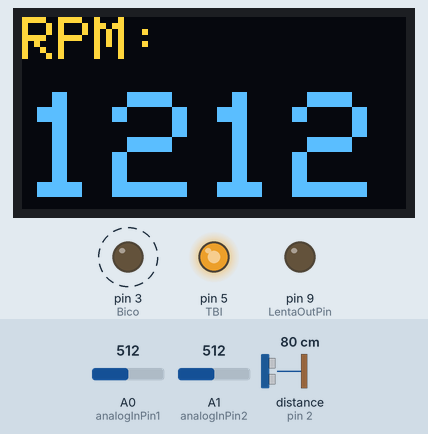
Bench run of a sketch on a simulated Arduino Uno, built with avr-gcc and run on an emulated ATmega328P. On the bench: 128×64 one-colour display, output pins drawn as LEDs (lit = HIGH). Wiring (inferred from the names in the program): range finder with pulse-width output: data pin 2. Dashed ring = blinking. Inputs (shaded band) come from the test bench; at power-on: A0 (analogInPin1) = 512, A1 (analogInPin2) = 512, distance to the obstacle (sensor on pin 2) 80 cm. The OLED is the two-colour kind (top 16 rows yellow); what the sketch prints to the serial monitor is not drawn.

Above: at 2.6 s.
2.7 s: A0 (analogInPin1) set to 716
At 5.8 s:
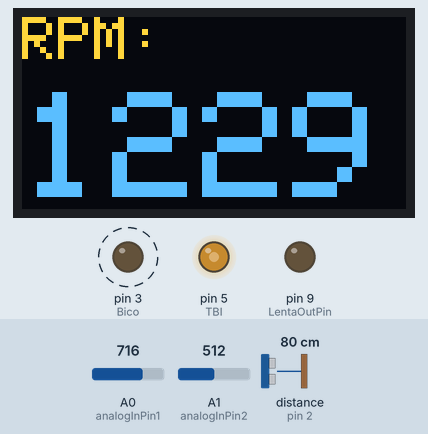
8.0 s: A1 (analogInPin2) set to 597
At 11.4 s:
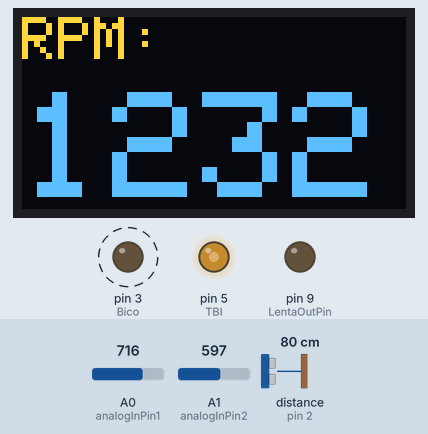
12.5 s: A1 (analogInPin2) set to 626
At 16.4 s:
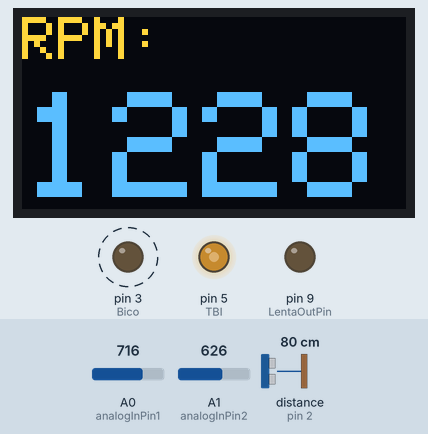
19.3 s: A0 (analogInPin1) set to 900
At 21.1 s:
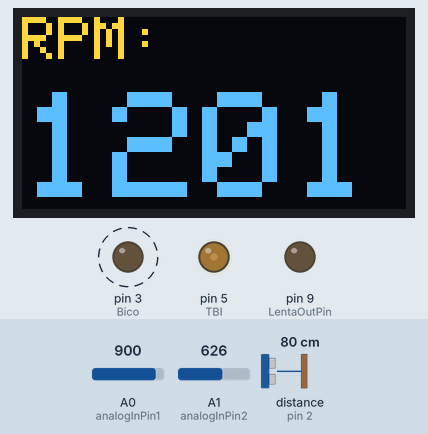
26.0 s: A0 (analogInPin1) set to 511
At 27.7 s:
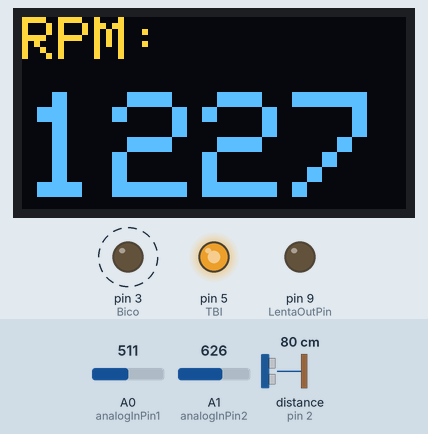
32.8 s: A0 (analogInPin1) set to 420
At 34.3 s:
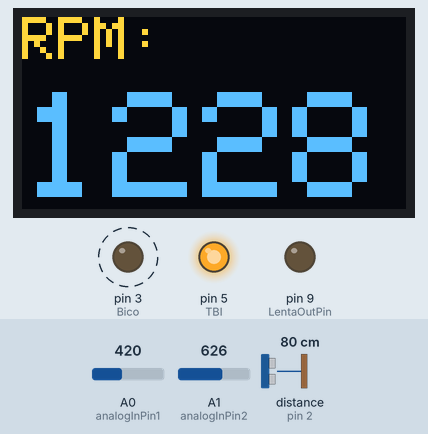
39.4 s: A0 (analogInPin1) set to 408
Timing chart, 0 to 47.2 s (numbered marks = the images above; inputs shaded):
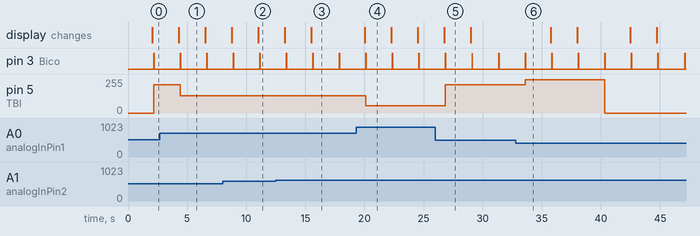

The sketch:

injecao_gaiola_v5.ino
```cpp
/*http://mundoprojetado.com.br/executar-duas-coisas-ao-mesmo-tempo/
  https://www.youtube.com/watch?v=AqfEu2cJrw0&t=166s
  https://www.youtube.com/watch?v=xpLw8xXlJKg&t=76s
  https://www.youtube.com/watch?v=L530rN5W9ow //transistor npn como funciona
  https://www.arduino.cc/en/pmwiki.php?n=Reference/If
  https://create.arduino.cc/projecthub/PracticeMakesBetter/easy-peasy-tachometer-20e73a
  https://hacksterio.s3.amazonaws.com/uploads/attachments/1057433/hall_sensor_vRoxwAejEW.JPG
  https://www.electronics-tutorials.ws/transistor/tran_4.html
  https://www.youtube.com/watch?v=pBgVsvhCzFM
  https://www.makerguides.com/character-i2c-lcd-arduino-tutorial/
  NPN,TIP35C, BASE Pino 1 recebe sinal pwm 5V que vem do arduino, COLETOR pino 2 sai o PWM NEGATIVO para acionar o NEGATIVO da BOBINA/MOTOR, EMISSOR Pino 3 ligado no negativo da bateria ...
  o GND do arduino tem de conectar direto no negativo da bateria... os POSITIVOS fica ligado direto nos 12v+
  TIP35C, o negativo eh pwm que vai pro bico, 12V+ liga direto
  Usar resistor 6R no positivo do bico de baixa pra não esquentar o bico...
  Pino com pwm no UNO 3, 5, 6, 9, 10, 11
  Pinagem pedal, da frente pra trás: fio 1 e 2 GND, fio 3 pedal -->A1, fio 4 e 5 positivo 5V+, fio 6 pedal -->A0
  || or arduino
  && and arduino
  /********************************************/

#include <Adafruit_SSD1306.h>
#include <splash.h>
#include <Wire.h>

# define TBI  5           //  Saida TBI
# define Bico 3           //  Saida Bico
# define TachInPin 2      //  Entrada RPM do modulo, usando TIP35
# define analogInPin1 A0  //  Entrada analogica do potenciometro1 do pedal, comanda TBI
# define analogInPin2 A1  //  Entrada analogica do potenciometro2 do pedal, comanda Bico
# define LentaOutPin 9    //  Saida solenoide lenta, comanda marcha lenta  (ar), sugestão IRF840 como driver, não precisa de resistor na saida do pino

void pwmTBI();    // Funçao que controla abertura da TBI
void pwmBico();   // Funçao que controla o pulsar do Bico
void RPM();       // Função do contagiro, RPM
void LENTA();     // Função de controle ar marcha lenta solenoide

int TempoTBI = 0;
int Tempo1 = 0;
int TempoLenta = 0;

/***************** RPM **********************/

#define OLED_WIDTH 128
#define OLED_HEIGHT 64
#define OLED_ADDR   0x3C // A very common address for these displays.
Adafruit_SSD1306 display(OLED_WIDTH, OLED_HEIGHT);
float value = 0;
float rev = 0;
int rpm;
int oldtime = 0;
int time;

void isr()          //interrupt service routine
{
  rev++;
}

/***************** CONFIG *******************/

const int a = 100; //Constante tempo desligado bico OFF, delay
const int b = 90;
const int c = 80;
const int d = 70;
const int e = 60;
const int f = 50;
const int g = 40;
const int h = 30;
const int i = 20;
const int j = 10;

const int TBImin = 45;    //TBI valor minimo map-pwm
const int TBImax = 165;   //TBI valor maximo map-pwm

const int Bicomin = 10;   //Bico valor minimo map-pwm
const int Bicomax = 95;  //Bico valor maximo map-pwm

const int RPMpartidamin = 35;  //RPM minima de partida com arranque

/********************************************/
/********************************************/

void setup() {
  Serial.begin(9600);             // configura a porta serial
  pinMode (TBI, OUTPUT);          //Gera o PWM pro TBI abrir, pino 3 eh saida, colocar um resistor de 1K na saida do pino, colocar diodo entre os fios POS e GND do motor
  pinMode (Bico, OUTPUT);         //Pulsador Bico, PWM, pino 5 eh saida
  pinMode (analogInPin1, INPUT);  //A0
  pinMode (analogInPin2, INPUT);  //A1
  pinMode (LentaOutPin, OUTPUT);  //Soenoide lenta pino 9

  /***************** RPM **********************/

  display.begin(SSD1306_SWITCHCAPVCC, OLED_ADDR);
  display.clearDisplay();
  pinMode (TachInPin, INPUT);
  digitalWrite(TachInPin , HIGH); // Ao invés de usar pull up resistor ... talvez usar LOW e FALLING ou retirar(???)
  attachInterrupt(0, isr, RISING); //attaching the interrupt, RISING = de low pra High, inverso eh FALLING

}

/********************************************/
/********************************************/

void loop() {

  RPM();
  LENTA();
  pwmTBI();
  pwmBico();

  Serial.print(" RPM = ");
  Serial.print(rpm);
  Serial.print(" TempoTBI = ");
  Serial.print(TempoTBI);
  Serial.print(" PWM Bico = " );
  Serial.println(Tempo1);
  //Serial.print(" " );
  //Serial.print(Tempo1);
  //Serial.print(" ");
  //Serial.println(TempoTBI);
}

/***************** RPM ********************/

void RPM() {
  delay(2000);// 2 second delay
  detachInterrupt(0);           //detaches the interrupt while calculating
  time = millis() - oldtime;    //finds the time
  rpm = (rev / time) * 60000;   //calculates rpm
  oldtime = millis();           //saves the current time
  rev = 0;

  display.clearDisplay();
  display.setTextSize(2);
  display.setTextColor(WHITE);
  display.setCursor(0, 0);// Vertical, Horizontal.
  display.println("RPM:");
  display.setTextSize(5);
  display.setTextColor(WHITE);
  display.setCursor(0, 25);
  display.println(rpm);
  display.display();

  attachInterrupt(0, isr, RISING);
}

/************ SOLENOIDE LENTA *************/

void LENTA() {
  if (rpm < 800) {
    digitalWrite (LentaOutPin, 1);
    delay (a);
  }

  if ((rpm > 800) && (rpm < 900)) {
    digitalWrite (LentaOutPin, 1);
    delay (c);
    digitalWrite (LentaOutPin, 0);
    delay (i);
  }

  if ((rpm > 900) && (rpm < 1000)) {
    digitalWrite (LentaOutPin, 1);
    delay (d);
    digitalWrite (LentaOutPin, 0);
    delay (h);
  }

  if (rpm > 1100) {
    digitalWrite (LentaOutPin, 0);
    delay (a);
  }
}

/***************** TBI ********************/

void pwmTBI() {
  int TempoTBI = map(analogRead (analogInPin1), 922, 630, TBImin, TBImax);   //TBI, double=decimal 45-165
  analogWrite(TBI, TempoTBI); // analogRead values go from 0 to 1023, analogWrite values from 0 to 255
}

/************* Pulsador de bico ***********/

void pwmBico() {
  int Tempo1 = map(analogRead (analogInPin2), 822, 235, Bicomin, Bicomax);   //BICO, Tempo bico aberto

  if ((Tempo1 < 20) && (rpm > RPMpartidamin)) {
    digitalWrite (Bico, 1); //Pulsador Bico, ON
    delay (Tempo1);         //Pulsador Bico, aqui que varia tempo ligado
    digitalWrite (Bico, 0); //Pulsador Bico, OFF
    delay (a);
  }

  if ((Tempo1 > 20) && (Tempo1 < 30) && (rpm > RPMpartidamin)) {
    digitalWrite (Bico, 1); //Pulsador Bico, ON
    delay (Tempo1);         //Pulsador Bico, aqui que varia tempo ligado
    digitalWrite (Bico, 0); //Pulsador Bico, OFF
    delay (b);
  }

  if ((Tempo1 > 30) && (Tempo1 < 40) && (rpm > RPMpartidamin)) {
    digitalWrite (Bico, 1); //Pulsador Bico, ON
    delay (Tempo1);         //Pulsador Bico, aqui que varia tempo ligado
    digitalWrite (Bico, 0); //Pulsador Bico, OFF
    delay (c);
  }

  if ((Tempo1 > 40) && (Tempo1 < 50) && (rpm > RPMpartidamin)) {
    digitalWrite (Bico, 1); //Pulsador Bico, ON
    delay (Tempo1);         //Pulsador Bico, aqui que varia tempo ligado
    digitalWrite (Bico, 0); //Pulsador Bico, OFF
    delay (d);
  }

  if ((Tempo1 > 50) && (Tempo1 < 60) && (rpm > RPMpartidamin)) {
    digitalWrite (Bico, 1); //Pulsador Bico, ON
    delay (Tempo1);         //Pulsador Bico, aqui que varia tempo ligado
    digitalWrite (Bico, 0); //Pulsador Bico, OFF
    delay (e);
  }

  if ((Tempo1 > 60) && (Tempo1 < 70) && (rpm > RPMpartidamin)) {
    digitalWrite (Bico, 1); //Pulsador Bico, ON
    delay (Tempo1);         //Pulsador Bico, aqui que varia tempo ligado
    digitalWrite (Bico, 0); //Pulsador Bico, OFF
    delay (f);
  }

  if ((Tempo1 > 70) && (Tempo1 < 80) && (rpm > RPMpartidamin)) {
    digitalWrite (Bico, 1); //Pulsador Bico, ON
    delay (Tempo1);         //Pulsador Bico, aqui que varia tempo ligado
    digitalWrite (Bico, 0); //Pulsador Bico, OFF
    delay (g);
  }

  if ((Tempo1 > 80) && (Tempo1 < 90) && (rpm > RPMpartidamin)) {
    digitalWrite (Bico, 1); //Pulsador Bico, ON
    delay (Tempo1);         //Pulsador Bico, aqui que varia tempo ligado
    digitalWrite (Bico, 0); //Pulsador Bico, OFF
    delay (h);
  }

  if ((Tempo1 > 90) && (rpm > RPMpartidamin)) {
    digitalWrite (Bico, 1); //Pulsador Bico, ON
    delay (Tempo1);         //Pulsador Bico, aqui que varia tempo ligado
    digitalWrite (Bico, 0); //Pulsador Bico, OFF
    delay (i);
  }
}
```

Measured:
- after the input at 2.7 s, pin 5 (TBI): 213/255 → 129/255 after 1.7 s
- after the input at 8.0 s, the display: first differs from a run without the input after 3.0 s (image 2)
- after the input at 19.3 s, pin 5 (TBI): 129/255 → 54/255 after 0.81 s
- after the input at 26.0 s, pin 5 (TBI): 54/255 → 213/255 after 0.85 s
- after the input at 32.8 s, pin 5 (TBI): 213/255 → 251/255 after 0.79 s
- after the input at 39.4 s, pin 5 (TBI): 251/255 → 0/255 after 0.94 s
- by itself, pin 3 (Bico): alternates HIGH for 0.04 s and LOW for 2.2 s
